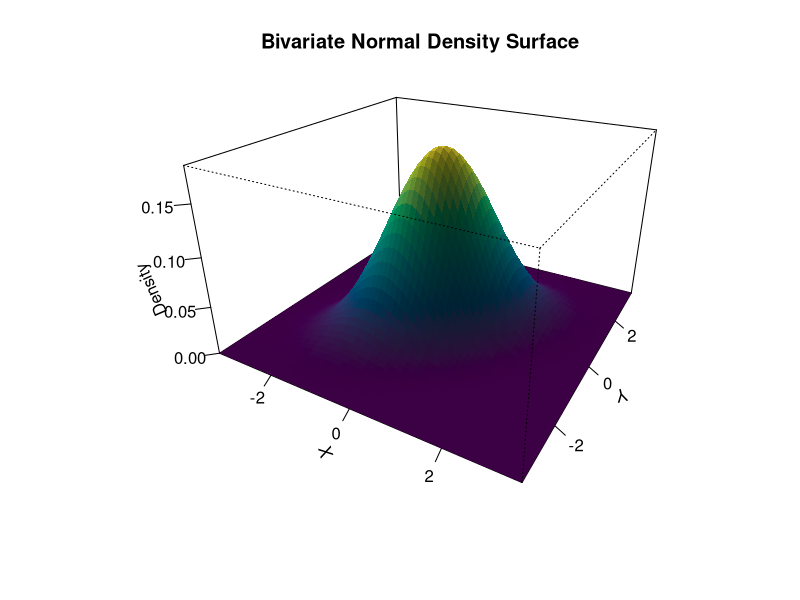
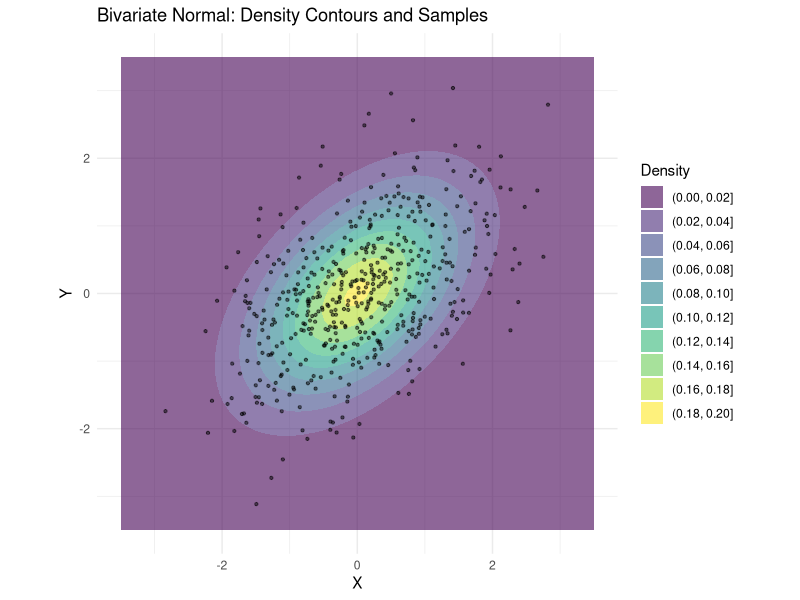
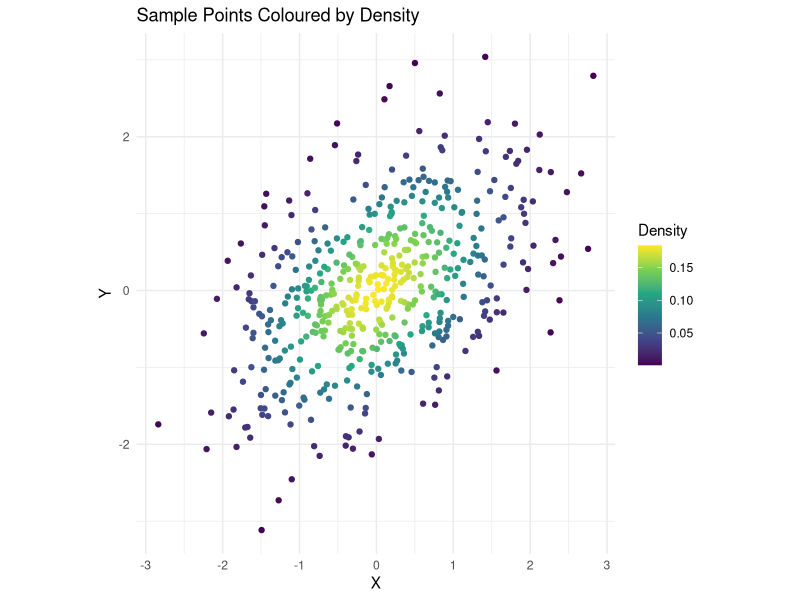
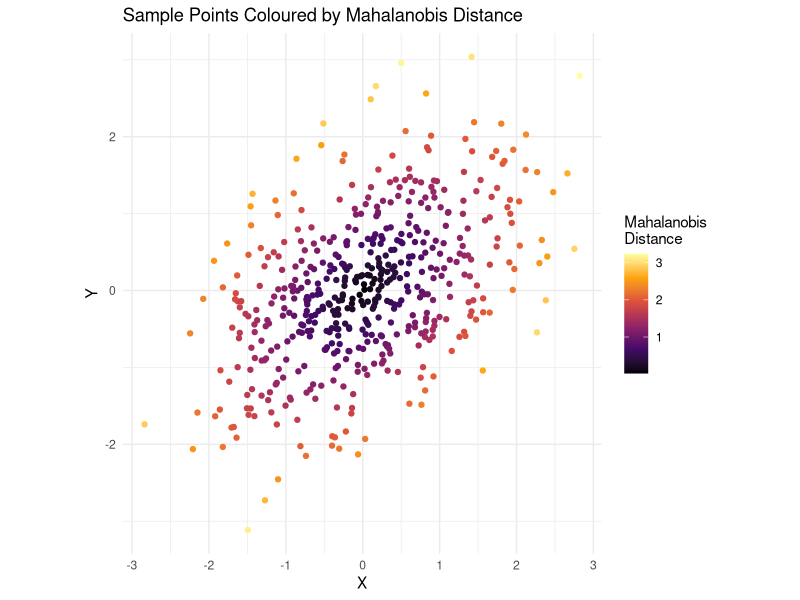

The R source for these figures, in order:
# Bivariate Normal Distribution Demo

# === Explanation ===
# This script demonstrates a 2-dimensional normal distribution (bivariate normal)
# and visualises:
#   1. its probability density function (PDF) as a 3-D surface (base R persp),
#   2. a 2-D contour plot of the PDF with the samples overlaid,
#   3. simulated sample points coloured by density,
#   4. simulated sample points coloured by Mahalanobis distance.
# The Mahalanobis distance is a scale-invariant metric that measures how many
# standard deviations a point is from the mean, accounting for covariance.

# Load required libraries, install if missing
required <- c("MASS", "mvtnorm", "ggplot2")
for (pkg in required) {
  if (!requireNamespace(pkg, quietly = TRUE)) {
    install.packages(pkg, repos = "https://cloud.r-project.org")
  }
}
suppressPackageStartupMessages({
  library(MASS)
  library(mvtnorm)
  library(ggplot2)
})

# === Parameters (edit these) ===
mean_vec  <- c(0, 0)
sd_x      <- 1
sd_y      <- 1
rho       <- 0.5      # correlation, must be in (-1, 1)
n_samples <- 500
grid_res  <- 60
n_sd_grid <- 3.5      # grid extends this many SDs either side of the mean
seed      <- 123
persp_theta <- 30     # 3-D surface azimuth (rotate the view)
persp_phi   <- 25     # 3-D surface elevation

stopifnot(abs(rho) < 1, sd_x > 0, sd_y > 0)
cov_mat <- matrix(c(sd_x^2,           rho * sd_x * sd_y,
                    rho * sd_x * sd_y, sd_y^2), nrow = 2)

# Generate samples
set.seed(seed)
samples <- mvrnorm(n = n_samples, mu = mean_vec, Sigma = cov_mat)
colnames(samples) <- c("X", "Y")
samples_df <- as.data.frame(samples)

# Density for each sample
samples_df$density <- dmvnorm(samples, mean = mean_vec, sigma = cov_mat)

# Mahalanobis distance (mahalanobis() returns the SQUARED distance, so take sqrt)
samples_df$mahalanobis <- sqrt(mahalanobis(samples, center = mean_vec, cov = cov_mat))

# Grid for density surface, based on the theoretical distribution
x_seq <- seq(mean_vec[1] - n_sd_grid * sd_x, mean_vec[1] + n_sd_grid * sd_x, length.out = grid_res)
y_seq <- seq(mean_vec[2] - n_sd_grid * sd_y, mean_vec[2] + n_sd_grid * sd_y, length.out = grid_res)
grid <- expand.grid(X = x_seq, Y = y_seq)   # X varies fastest
grid$Z <- dmvnorm(as.matrix(grid), mean = mean_vec, sigma = cov_mat)

# persp() needs z as a matrix: rows = x, columns = y
z_mat <- matrix(grid$Z, nrow = length(x_seq), ncol = length(y_seq))

# --- Plot 1: 3-D density surface (base R) ---
# Colour each facet by the average density of its four corners
nr <- nrow(z_mat); nc <- ncol(z_mat)
z_facet <- (z_mat[-1, -1] + z_mat[-1, -nc] + z_mat[-nr, -1] + z_mat[-nr, -nc]) / 4
pal <- hcl.colors(100, "viridis")
facet_col <- pal[cut(z_facet, breaks = 100, labels = FALSE)]

plot_surface <- function() {
  persp(x_seq, y_seq, z_mat,
        theta = persp_theta, phi = persp_phi, expand = 0.6,
        col = facet_col, border = NA, shade = 0.3,
        xlab = "X", ylab = "Y", zlab = "Density",
        ticktype = "detailed",
        main = "Bivariate Normal Density Surface")
}

# --- Plot 2: 2-D contour plot of the PDF with samples overlaid ---
contour_plot <- ggplot() +
  geom_contour_filled(data = grid, aes(X, Y, z = Z), alpha = 0.6) +
  geom_point(data = samples_df, aes(X, Y), size = 0.8, alpha = 0.5) +
  coord_equal() +
  labs(title = "Bivariate Normal: Density Contours and Samples",
       fill = "Density") +
  theme_minimal()

# --- Plot 3: samples coloured by density ---
scatter_density <- ggplot(samples_df, aes(X, Y, colour = density)) +
  geom_point(size = 1.5) +
  scale_colour_viridis_c(name = "Density") +
  coord_equal() +
  labs(title = "Sample Points Coloured by Density") +
  theme_minimal()

# --- Plot 4: samples coloured by Mahalanobis distance ---
scatter_mahalanobis <- ggplot(samples_df, aes(X, Y, colour = mahalanobis)) +
  geom_point(size = 1.5) +
  scale_colour_viridis_c(name = "Mahalanobis\nDistance", option = "inferno") +
  coord_equal() +
  labs(title = "Sample Points Coloured by Mahalanobis Distance") +
  theme_minimal()

# Show plots (each appears in turn in the plot window / Rplots.pdf under Rscript)
plot_surface()
print(contour_plot)
print(scatter_density)
print(scatter_mahalanobis)

cat("\nAll plots displayed. Under Rscript they are saved to Rplots.pdf in the working directory.\n")
